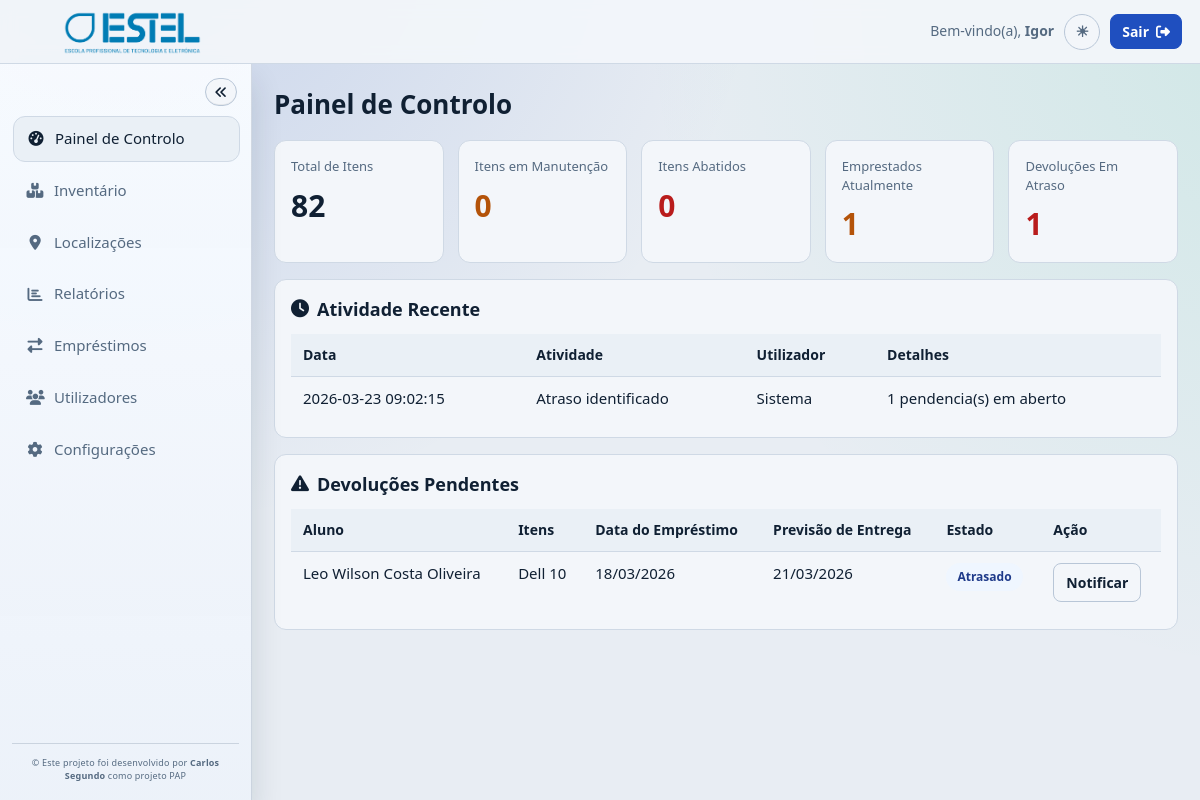
Screenshot of /dashboard/dashboard.php (signed in) with the database file from the repository.
### tables this page shows
CREATE TABLE IF NOT EXISTS `emprestimo` (
  `id` INT UNSIGNED NOT NULL AUTO_INCREMENT,
  `data_inicio` DATE NOT NULL,
  `prazo_entrega` DATE NOT NULL,
  `data_fim` DATE NULL,
  `obs_inicio` TEXT NULL,
  `obs_fim` TEXT NULL,
  `email_longa_enviado_em` DATETIME NULL,
  `ultimo_email_atraso_em` DATETIME NULL,
  `user_id` INT UNSIGNED NOT NULL,
  `cliente_id` INT UNSIGNED NOT NULL,
  PRIMARY KEY (`id`),
  KEY `idx_emprestimo_user` (`user_id`),
  KEY `idx_emprestimo_cliente_ativo` (`cliente_id`, `data_fim`),
  KEY `idx_emprestimo_prazo_ativo` (`prazo_entrega`, `data_fim`),
  CONSTRAINT `fk_emprestimo_user`
    FOREIGN KEY (`user_id`) REFERENCES `user` (`id`)
    ON UPDATE CASCADE ON DELETE RESTRICT,
  CONSTRAINT `fk_emprestimo_cliente`
    FOREIGN KEY (`cliente_id`) REFERENCES `cliente` (`id`)
    ON UPDATE CASCADE ON DELETE RESTRICT
);

CREATE TABLE IF NOT EXISTS `cliente` (
  `id` INT UNSIGNED NOT NULL AUTO_INCREMENT,
  `nome` VARCHAR(100) NOT NULL,
  `email` VARCHAR(150) NOT NULL,
  PRIMARY KEY (`id`),
  UNIQUE KEY `uq_cliente_email` (`email`),
  KEY `idx_cliente_nome` (`nome`)
);

### dashboard/dashboard.php (the view, shortened to what this page needs)
<?php
require_once __DIR__ . "/utilizadores/shared/common.php";
require_once "../includes/dashboard_sidebar.php";
function h(?string $value): string
{
    return htmlspecialchars((string) $value, ENT_QUOTES, 'UTF-8');
}
function formatDateBr(?string $value): string
{
    $raw = trim((string) $value);
    $ts = strtotime($raw);
    return date('d/m/Y', $ts);
}
$total_itens = 0;
$itensEmManutencao = 0;
$itensAbatidos = 0;
$emprestados = 0;
$pendencias = 0;
$devolucoes = [];
$atividadesRecentes = [];
try {
    $total_itens = (int) $pdo->query("SELECT COUNT(*) FROM material")->fetchColumn();
    $itensEmManutencao = (int) $pdo->query("
        SELECT COUNT(*) AS total
        FROM material
        WHERE isBroken = 1
          AND isAbate = 0
    ")->fetchColumn();
    $itensAbatidos = (int) $pdo->query("
        SELECT COUNT(*) AS total
        FROM material
        WHERE isAbate = 1
    ")->fetchColumn();
    $emprestados = (int) $pdo->query("
        SELECT COUNT(DISTINCT em.material_id) AS total
        FROM emprestimo_material em
        JOIN emprestimo e ON em.emprestimo_id = e.id
        WHERE e.data_fim IS NULL
    ")->fetchColumn();
    $pendencias = (int) $pdo->query("
        SELECT COUNT(*) AS total
        FROM emprestimo
        WHERE data_fim IS NULL
          AND prazo_entrega < CURDATE()
    ")->fetchColumn();
    $devolucoes = $pdo->query("
        SELECT
            e.id AS emprestimo_id,
            c.nome AS aluno_nome,
            c.email,
            GROUP_CONCAT(DISTINCT m.nome ORDER BY m.nome SEPARATOR ', ') AS itens,
            e.data_inicio,
            e.prazo_entrega
        FROM emprestimo e
        JOIN cliente c ON e.cliente_id = c.id
        JOIN emprestimo_material em ON em.emprestimo_id = e.id
        JOIN material m ON m.id = em.material_id
        WHERE e.data_fim IS NULL
          AND e.prazo_entrega < CURDATE()
        GROUP BY e.id, c.nome, c.email, e.data_inicio, e.prazo_entrega
        ORDER BY e.prazo_entrega ASC, e.id DESC
    ")->fetchAll();
    if ($pendencias > 0) {
        array_unshift($atividadesRecentes, [
            'data' => date('Y-m-d H:i:s'),
            'acao' => 'Atraso identificado',
            'utilizador' => 'Sistema',
            'resumo' => $pendencias . ' pendencia(s) em aberto',
        ]);
    }
} catch (Throwable $e) {
    $dashboardDbError = 'Não foi possível carregar os dados do painel.';
}
?>
<!DOCTYPE html>
<html lang="pt-PT">
<head>
  <link rel="stylesheet" href="https://cdnjs.cloudflare.com/ajax/libs/font-awesome/6.5.0/css/all.min.css">
  <link rel="stylesheet" href="../css/utilizadores.css?v=20260318b">
</head>
<body>
<header class="topbar">
  <div class="logo">ESTEL SGP</div>
  <div class="topbar-right">
    <span class="user-label">Bem-vindo(a), <strong><?php echo h($_SESSION['nome'] ?? 'Utilizador'); ?></strong></span>
    <button class="btn btn-secondary btn-small js-theme-toggle" type="button" aria-pressed="false">Modo escuro</button>
    <button class="btn btn-primary btn-small" type="button" onclick="confirmarLogout()">Sair <i class="fas fa-sign-out-alt"></i></button>
  </div>
</header>
<div class="layout">
    <aside class="sidebar">
  </aside>
  <main class="content">
    <h1 class="page-title">Painel de Controlo</h1>
    <div class="stats-grid">
      <a class="stat-card stat-card-link" href="bens/index.php" aria-label="Abrir inventário completo">
        <div class="stat-label">Total de Itens</div>
        <div class="stat-value"><?php echo (int) $total_itens; ?></div>
      </a>
      <a class="stat-card stat-card-link" href="bens/index.php?estado=avariado" aria-label="Abrir inventário filtrado por itens avariados">
        <div class="stat-label">Itens em Manutenção</div>
        <div class="stat-value warning"><?php echo (int) $itensEmManutencao; ?></div>
      </a>
      <a class="stat-card stat-card-link" href="bens/index.php?estado=abate" aria-label="Abrir inventário filtrado por itens abatidos">
        <div class="stat-label">Itens Abatidos</div>
        <div class="stat-value danger"><?php echo (int) $itensAbatidos; ?></div>
      </a>
      <a class="stat-card stat-card-link" href="emprestimos/index.php" aria-label="Abrir índice de empréstimos">
        <div class="stat-label">Emprestados Atualmente</div>
        <div class="stat-value warning"><?php echo (int) $emprestados; ?></div>
      </a>
      <a class="stat-card stat-card-link" href="#devolucoes-pendentes" aria-label="Ir para devoluções em atraso">
        <div class="stat-label">Devoluções Em Atraso</div>
        <div class="stat-value danger"><?php echo (int) $pendencias; ?></div>
      </a>
    </div>
    <section class="panel">
      <h2 class="section-title"><i class="fas fa-clock"></i> Atividade Recente</h2>
      <table class="table">
        <thead>
          <tr>
            <th>Data</th>
            <th>Atividade</th>
            <th>Utilizador</th>
            <th>Detalhes</th>
          </tr>
        </thead>
        <tbody>
          <?php if ($atividadesRecentes !== []): ?>
            <?php foreach ($atividadesRecentes as $atividade): ?>
              <tr>
                <td><?php echo h((string) ($atividade['data'] ?? '-')); ?></td>
                <td><?php echo h((string) ($atividade['acao'] ?? '-')); ?></td>
                <td><?php echo h((string) ($atividade['utilizador'] ?? 'Sistema')); ?></td>
                <td><?php echo h((string) ($atividade['resumo'] ?? '-')); ?></td>
              </tr>
            <?php endforeach; ?>
          <?php else: ?>
            <tr>
              <td colspan="4" class="empty">Sem atividade recente.</td>
            </tr>
          <?php endif; ?>
        </tbody>
      </table>
    </section>
    <section class="panel" id="devolucoes-pendentes">
      <h2 class="section-title"><i class="fas fa-exclamation-triangle"></i> Devoluções Pendentes</h2>
      <table class="table">
        <thead>
          <tr>
            <th>Aluno</th>
            <th>Itens</th>
            <th>Data do Empréstimo</th>
            <th>Previsão de Entrega</th>
            <th>Estado</th>
            <th>Ação</th>
          </tr>
        </thead>
        <tbody>
          <?php if ($devolucoes !== []): ?>
            <?php foreach ($devolucoes as $d): ?>
              <?php
                $alunoNome = trim((string) ($d['aluno_nome'] ?? ''));
                $alunoLabel = $alunoNome !== '' ? $alunoNome : '-';
              ?>
              <tr>
                <td><?php echo h($alunoLabel); ?></td>
                <td><?php echo h((string) ($d['itens'] ?? '-')); ?></td>
                <td> <?php echo formatDateBr($d['data_inicio'] ?? null); ?></td>
                <td><?php echo formatDateBr($d['prazo_entrega'] ?? null); ?></td>
                <td><span class="badge badge-admin">Atrasado</span></td>
                <td>
                  <form method="post" action="emprestimos/notificar_atraso.php" class="inline-form inline-form-inline" onsubmit="return confirm('Enviar notificação de atraso por email?');">
                    <button class="btn btn-secondary" type="submit">Notificar</button>
                  </form>
                </td>
              </tr>
            <?php endforeach; ?>
          <?php else: ?>
            <tr>
              <td colspan="6" class="empty">Sem devoluções pendentes.</td>
            </tr>
          <?php endif; ?>
        </tbody>
      </table>
    </section>
  </main>
</div>
</body>
</html>

### rows the page displays
emprestimo: cliente.nome "Leo Wilson Costa Oliveira", itens "Dell 10", data_inicio "18/03/2026", prazo_entrega "21/03/2026"

### other values shown
$_SESSION['nome'] "Igor"
dashboard_sidebar_escape($label) "Painel de Controlo"
dashboard_sidebar_escape($label) "Inventário"
dashboard_sidebar_escape($label) "Localizações"
dashboard_sidebar_escape($label) "Relatórios"
dashboard_sidebar_escape($label) "Empréstimos"
dashboard_sidebar_escape($label) "Utilizadores"
dashboard_sidebar_escape($label) "Configurações"
$total_itens "82"
$itensEmManutencao "0"
$itensAbatidos "0"
$emprestados "1"
$pendencias "1"
$atividade['data'] "2026-03-23 09:02:15"
$atividade['acao'] "Atraso identificado"
